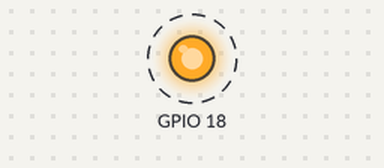
The program below on a simulated Raspberry Pi (BCM pin numbers). Parts: output pins drawn as LEDs (lit = HIGH). Dashed ring = blinking.

Above: at 0.6 s.
Timing chart, 0 to 3.0 s (numbered marks = the images above):
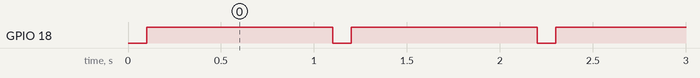

The program:

pisca.py
```python
try:
        import RPi.GPIO as gpio
except RuntimeError:
        print("Error: Impossible to import GPIO")

import time

#gpio.setmode(gpio.BOARD)
gpio.setmode(gpio.BCM)
gpio.setwarnings(False)

porta = 18
gpio.setup(18, gpio.OUT)


while True:
  gpio.output(18, 0)
  time.sleep(0.1)

  gpio.output(18, 1)
  time.sleep(1)
```

Measured:
- by itself, GPIO 18: alternates HIGH for 1.0 s and LOW for 0.10 s
